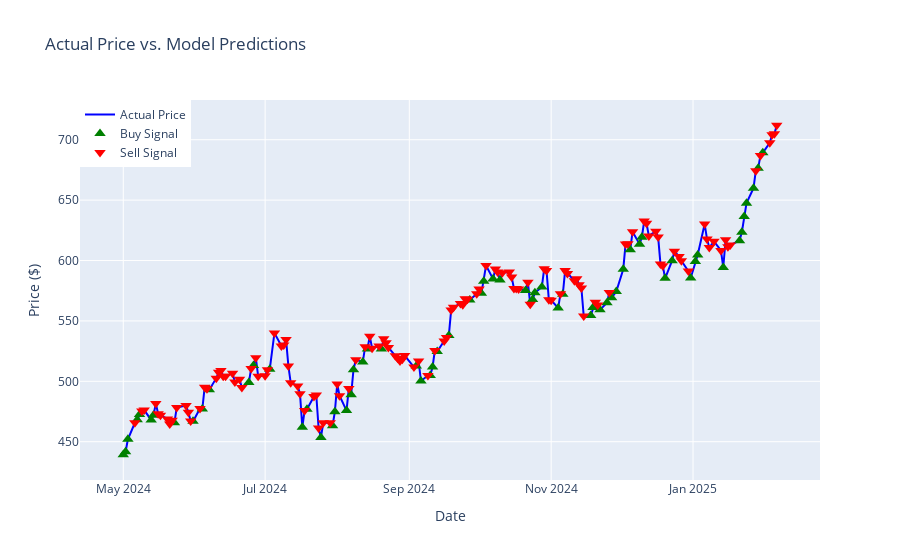

Write notebook code for a chart like this one.
### Code cell
test_og = df[(df['Date'] > '2024-04-30')]
vis = test_df.copy()
vis['Date'] = df['Date'].loc[vis.index]
vis['Close'] = df['Close/Last'].loc[vis.index]

fig = go.Figure()

# Add the actual price line
fig.add_trace(go.Scatter(x=test_og['Date'], y=test_og['Close/Last'], mode='lines', name='Actual Price', line=dict(color='blue', width=2)))

# Add buy signals
fig.add_trace(go.Scatter(x=vis[vis['Signal'] == 1]['Date'], y=vis[vis['Signal'] == 1]['Close'], mode='markers', name='Buy Signal', marker=dict(color='green', symbol='triangle-up', size=10)))

# Add sell signals
fig.add_trace(go.Scatter(x=vis[vis['Signal'] == 0]['Date'], y=vis[vis['Signal'] == 0]['Close'], mode='markers', name='Sell Signal', marker=dict(color='red', symbol='triangle-down', size=10)))

# Update layout
fig.update_layout(
    title='Actual Price vs. Model Predictions',
    xaxis_title='Date',
    yaxis_title='Price ($)',
    legend=dict(x=0, y=1, traceorder='normal')
)

# Show the plot
fig.show()
